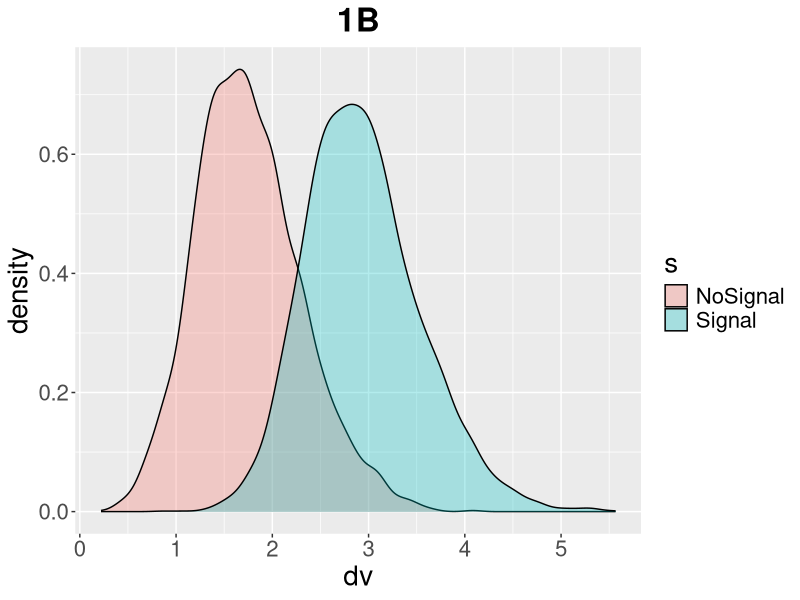
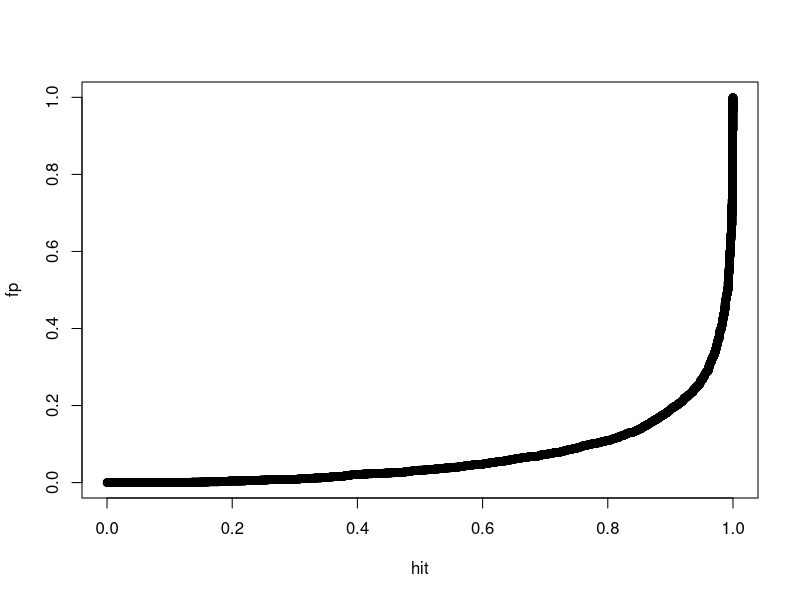

Reproduce these figures in R, in order.
library(zoo)
library(ggplot2)

full_model<-function(sig_gl,sig_rel,n_targ,n_dist,sim, t_type = FALSE,opt=FALSE){
  numit<-n_dist+n_targ
  
  nosign_gl<-matrix(rnorm((sim/2)*numit,0,1), nrow = sim/2,ncol=numit, byrow = TRUE)
  nosign_rel<-matrix(rnorm((sim/2)*numit,0,1), nrow = sim/2,ncol=numit, byrow = TRUE)
  nosign<-apply(cbind(nosign_gl,nosign_rel),1,max)
  
  if (n_dist==0){
    sign_rel<-matrix(rnorm((sim/2)*numit,0,1), nrow = sim/2,ncol=numit, byrow = TRUE)
  }else{
    sign_rel<-cbind(matrix(rnorm((sim/2)*(numit-1),0,1), nrow = sim/2,ncol=numit-1, byrow = TRUE),
                    matrix(rnorm((sim/2),sig_rel,1), nrow = sim/2,ncol=1, byrow = TRUE))
  }
  if (t_type==TRUE){
    sign_gl<-cbind(matrix(rnorm((sim/2)*n_dist,sig_gl,1), nrow = sim/2,ncol=n_dist, byrow = TRUE),
                   matrix(rnorm((sim/2)*n_targ,sig_gl^2,1), nrow = sim/2,ncol=n_targ, byrow = TRUE))
  }else{
    sign_gl<-cbind(matrix(rnorm((sim/2)*n_dist,0,1), nrow = sim/2,ncol=n_dist, byrow = TRUE),
                   matrix(rnorm((sim/2)*n_targ,sig_gl,1), nrow = sim/2,ncol=n_targ, byrow = TRUE))
  }
  sign<-apply(cbind(sign_gl,sign_rel),1,max)
  
  list('sign'=sign,'nosign'=nosign)
}

sig_gl<-1.5
sig_rel<-1.5
n_targ<-7
n_dist<-1
sim<-10000
t_type = FALSE
run<-full_model(sig_gl,sig_rel,n_targ,n_dist,sim, t_type = FALSE)
nosign<-run$nosign
sign<-run$sign

df<-data.frame(
  dv=c(sign,nosign),
  s=c(rep('Signal',sim/2),rep('NoSignal',sim/2))
)
p <- ggplot(df, aes(x=dv, fill=s)) + geom_density(alpha=.3) + ggtitle('1B') + theme(text = element_text(size=20),plot.title = element_text(hjust = 0.5, face="bold"))
p
#vline.data <- data.frame(z = c((mean(mod1$sign)+mean(mod1$nosign))/2,(mean(mod2$sign)+mean(mod2$nosign))/2), c = c('Model 1', 'Model 2'))
# + facet_wrap(~ c)
# p + geom_vline(aes(xintercept = z), vline.data)

cs<-sort(c(sign,nosign))
sim<-length(cs)
fp<-mapply(function(c,sim) length(nosign[nosign>c])/(sim/2),cs,sim)
hit<-mapply(function(c,sim) length(sign[sign>c])/(sim/2),cs,sim)
plot(hit,fp)
AUC <- abs(sum(diff(fp)*rollmean(hit,2)))
qnorm(AUC)*sqrt(2)